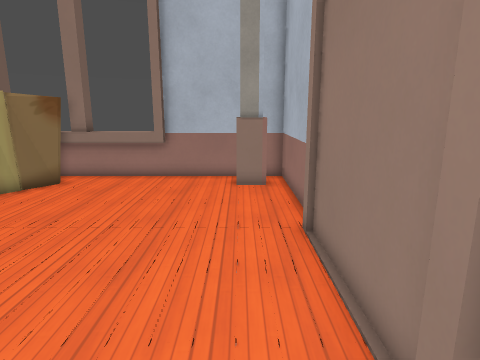
view 1 (above)

14 first-person views from a walk through a 3-D level made in the Godot game engine. The camera is 1.5 m above the floor, tilts 12° down and sees 75° across. The floor is counted in squares, 0.5 m on a side. Each view is taken from the middle of a square. On the plan, view 1 faces up. The plan holds only what a view shows up to about 20 squares ahead; the rest is blank. The place goes on beyond the plan. Some surface patterns are stand-ins.

view 2
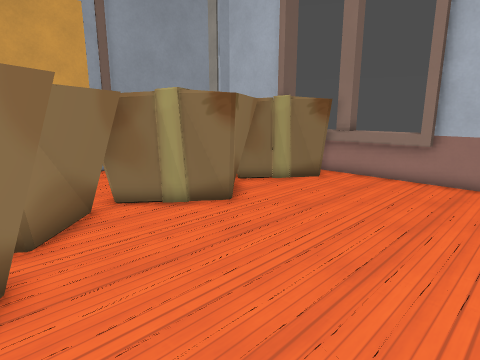

view 3
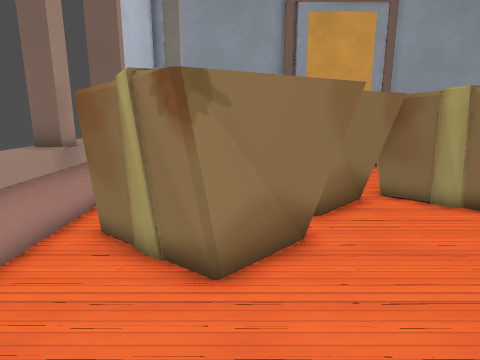

view 4
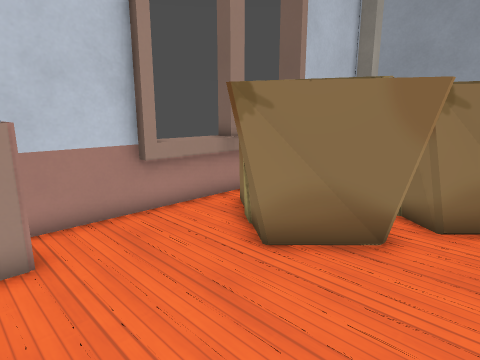

view 5
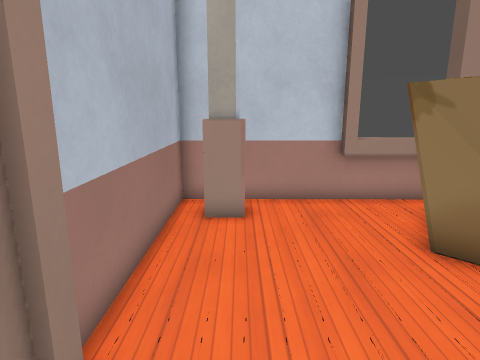

view 6
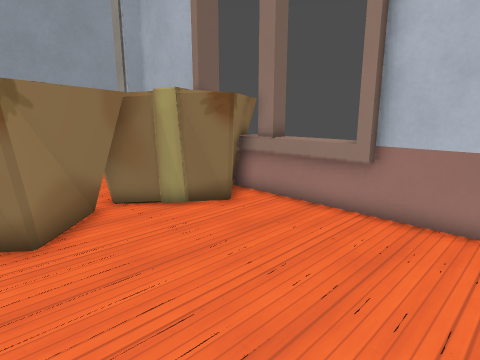

view 7
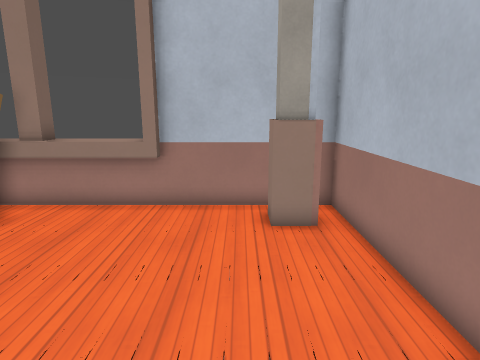

view 8
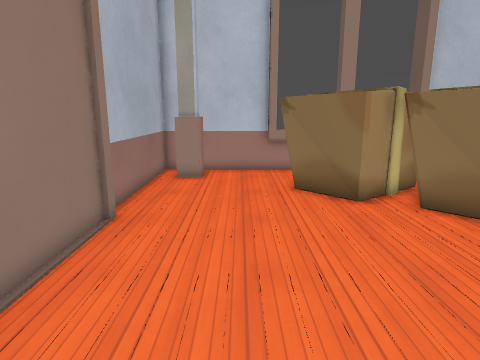

view 9
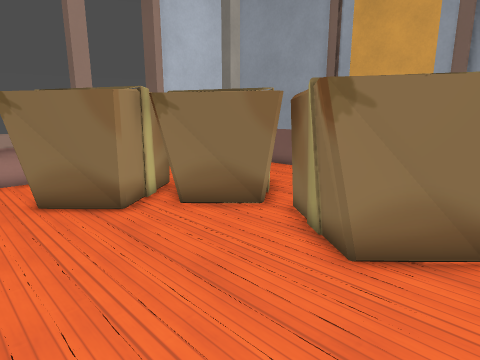

view 10
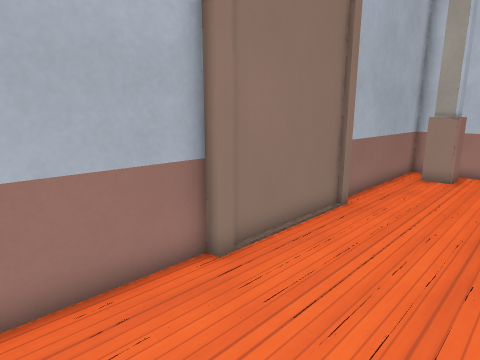

view 11
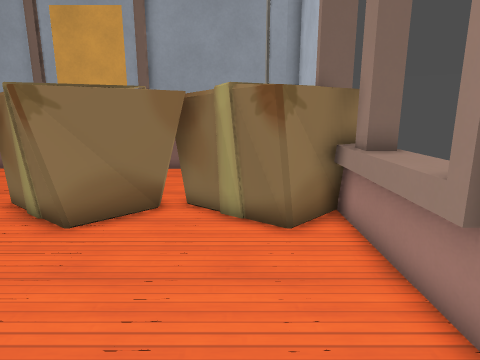

view 12
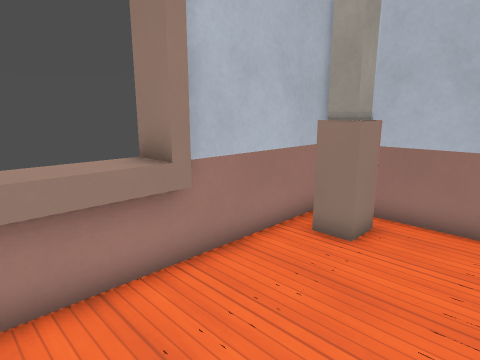

view 13
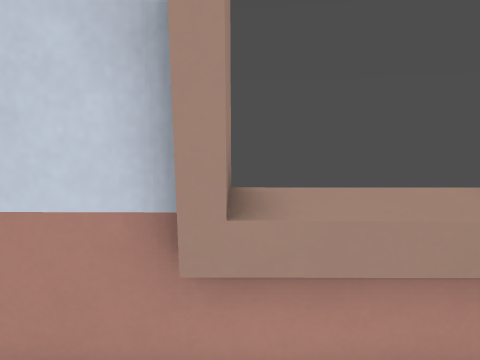

view 14
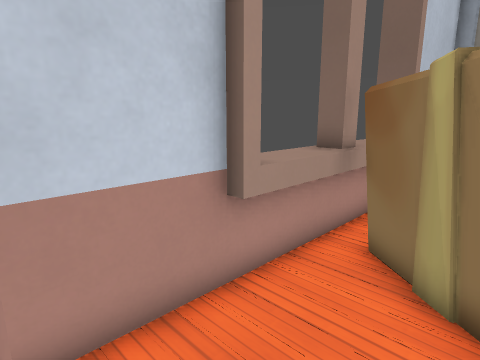

### Floor plan
Key: @ floor where view 1 was taken; # wall or solid block; . floor; ^ raised ledge; B box.
Columns run from 11 left of view 1 to 2 right of it. Each row starts with its distance up from view 1.
 16   ##^^^#
 15   B#^^^#####
 14   BB.......#
 13    BB......###
 12   BB.........#
 11  BB..........#
 10  BB..........#
  9 BBBB.........#
  8 BBBB.........#
  7  BBBB........#
  6   BB.........#
  5  BB..........#
  4 BBB..........#
  3 BBBB.........#
  2 BBBB.........#
  1  BBBBBB......#
  0   BBBBB....@.#
 -1    BBBBB.....#
 -2      BBB.....#
 -3      BB......#
 -4     BB.....###
 -5    BB......##
 -6  ^^^^^^#####
 -7     #  #

Positions as (right, up) in squares from view 1, and headings:
1: (0, 0), facing up
2: (0, 0), facing up-left
3: (1, -1), facing left
4: (1, 3), facing down-left
5: (0, 5), facing down
6: (0, 6), facing up-left
7: (-1, 5), facing up
8: (-2, 11), facing down
9: (-2, 10), facing down-left
10: (-3, 12), facing down-right
11: (0, 12), facing left
12: (-7, 10), facing up-right
13: (-4, -3), facing down
14: (0, -2), facing down-left
